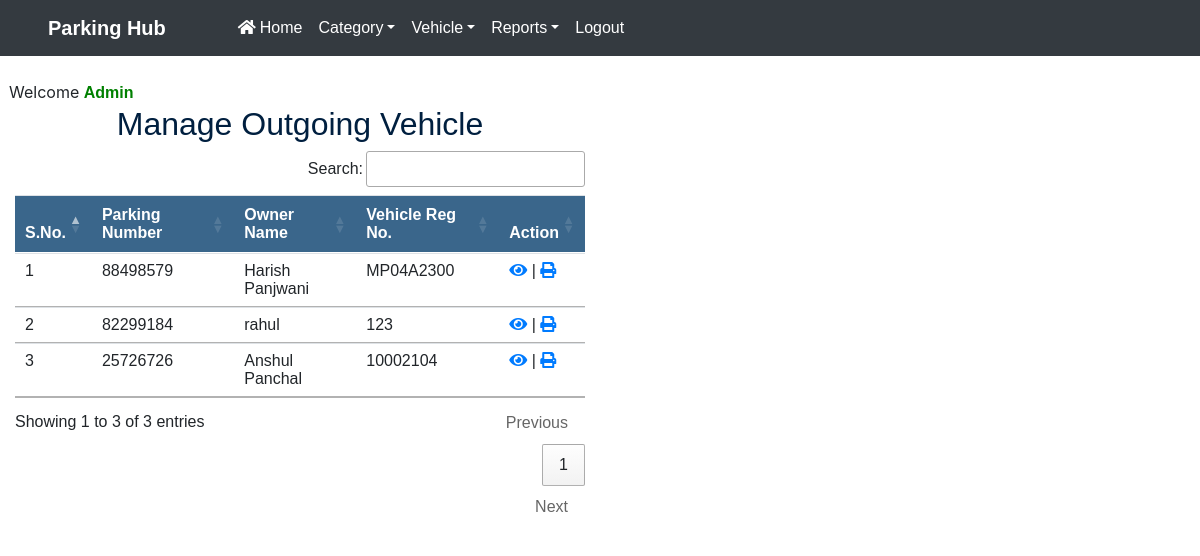
Page /manage_outgoingvehicle (signed in) on the earlier database version.
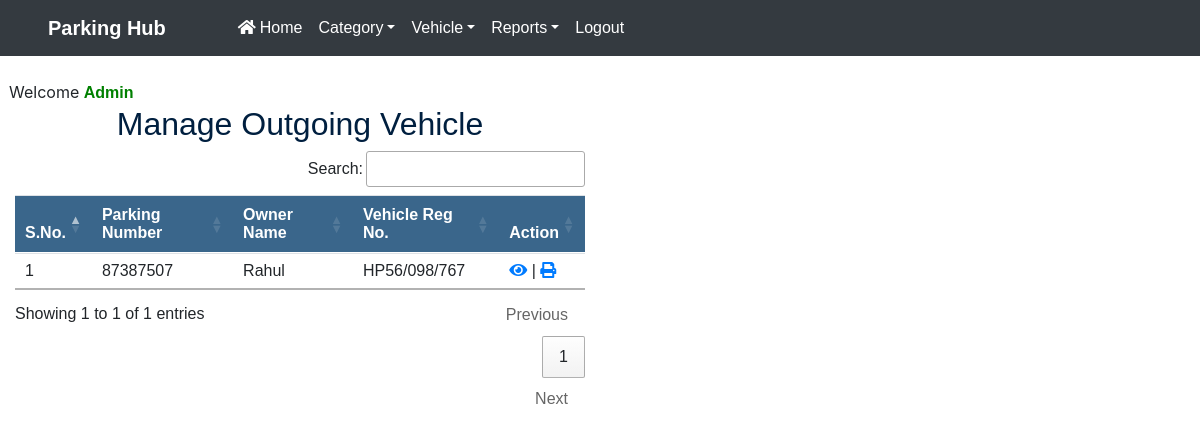
Same page on the later database version.
### vehicle/models.py (models this page shows, shortened)
class Vehicle(models.Model):
    parkingnumber = models.CharField(max_length=20)
    category = models.ForeignKey(Category, on_delete=models.CASCADE)
    vehiclecompany = models.CharField(max_length=50)
    regno = models.CharField(max_length=10)
    ownername = models.CharField(max_length=50)
    ownercontact = models.CharField(max_length=15)
    pdate = models.DateField()
    intime = models.CharField(max_length=50)
    outtime = models.CharField(max_length=50)
    parkingcharge = models.CharField(max_length=50)
    status = models.CharField(max_length=20)

### vehicle/views.py (the view)
# urls.py: path('manage_outgoingvehicle',manage_outgoingvehicle,name='manage_outgoingvehicle'),
def manage_outgoingvehicle(request):
    if not request.user.is_authenticated:
        return redirect('admin_login')
    vehicle = Vehicle.objects.filter(status="Out")
    d = {'vehicle':vehicle}
    return render(request, 'manage_outgoingvehicle.html', d)

### vehicle/templates/manage_outgoingvehicle.html (shortened to what this page needs)
{% load static %}
<html>
<head>
{% include 'headeradmin.html' %}
  <link rel = stylesheet href="https://cdn.datatables.net/1.10.20/css/jquery.dataTables.min.css">
<link rel = stylesheet href="https://cdn.datatables.net/buttons/1.6.1/css/buttons.dataTables.min.css">
</head>
<body>
{% include 'nav2admin.html' %}
<br> &nbsp;&nbsp;Welcome <b style = 'text-transform : capitalize ; color : green'>{{request.user.username}}</b>
<div class="container" style = "margin-top:10px">
<h2 class="text-center" style = "font-family : sans-serif ; color : #001f3f">Manage Outgoing Vehicle </h2>
<table class='table table-hover' id = example>
<thead style = 'background-color : #3a668b ; color : white'>
<tr>
<th>S.No.</th>
<th>Parking Number</th>
<th>Owner Name</th>
    <th>Vehicle Reg No.</th>
    <th>Action</th>
</tr>
</thead>
<tbody>
  {% for i in vehicle %}
<tr>
                  <td>{{forloop.counter}}</td>
                  <td>{{i.parkingnumber}}</td>
                  <td>{{i.ownername}}</td>
                <td>{{i.regno}}</td>
                  <td>
                      <a href="{% url 'view_outgoingdetail' i.id %}" ><i class="fa fa-eye fa-1x"></i></a>
                   | <a href="{% url 'print' i.id %}" ><i class="fa fa-print fa-1x"></i></a>
                  </td>
</tr>
{% endfor %}
</tbody>
</table>
</div>
</body>
</html>

Differences in the rows shown:
removed Vehicle: parkingnumber "88498579", ownername "Harish Panjwani", regno "MP04A2300"
removed Vehicle: parkingnumber "82299184", ownername "rahul", regno "123"
removed Vehicle: parkingnumber "25726726", ownername "Anshul Panchal", regno "10002104"
added Vehicle: parkingnumber "87387507", ownername "Rahul", regno "HP56/098/767"
Other differences:
text written by a page script: "Search: Showing 1 to 3 of 3 entries Previous 1 Next" → "Search: Showing 1 to 1 of 1 entries Previous 1 Next"
